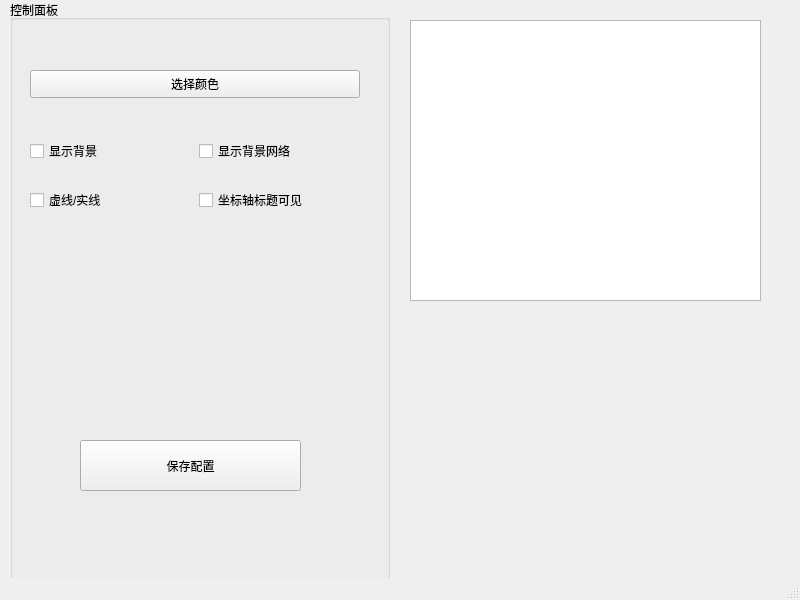
<?xml version="1.0" encoding="UTF-8"?>
<ui version="4.0">
 <class>set</class>
 <widget class="QMainWindow" name="set">
  <property name="geometry">
   <rect>
    <x>0</x>
    <y>0</y>
    <width>800</width>
    <height>600</height>
   </rect>
  </property>
  <property name="minimumSize">
   <size>
    <width>800</width>
    <height>600</height>
   </size>
  </property>
  <property name="maximumSize">
   <size>
    <width>800</width>
    <height>600</height>
   </size>
  </property>
  <property name="windowTitle">
   <string>设置</string>
  </property>
  <property name="windowIcon">
   <iconset theme="QIcon::ThemeIcon::DocumentProperties"/>
  </property>
  <widget class="QWidget" name="centralwidget">
   <widget class="QGroupBox" name="groupBox">
    <property name="geometry">
     <rect>
      <x>10</x>
      <y>0</y>
      <width>380</width>
      <height>600</height>
     </rect>
    </property>
    <property name="title">
     <string>控制面板</string>
    </property>
    <widget class="QPushButton" name="btnBarColor">
     <property name="geometry">
      <rect>
       <x>20</x>
       <y>70</y>
       <width>330</width>
       <height>28</height>
      </rect>
     </property>
     <property name="text">
      <string>选择颜色</string>
     </property>
    </widget>
    <widget class="QWidget" name="layoutWidget">
     <property name="geometry">
      <rect>
       <x>20</x>
       <y>120</y>
       <width>331</width>
       <height>111</height>
      </rect>
     </property>
     <layout class="QGridLayout" name="gridLayout">
      <item row="0" column="0">
       <widget class="QCheckBox" name="chkBoxBackGround">
        <property name="text">
         <string>显示背景</string>
        </property>
       </widget>
      </item>
      <item row="0" column="1">
       <widget class="QCheckBox" name="chkBoxGrid">
        <property name="text">
         <string>显示背景网络</string>
        </property>
       </widget>
      </item>
      <item row="1" column="0">
       <widget class="QCheckBox" name="chkBoxSmooth">
        <property name="text">
         <string>虚线/实线</string>
        </property>
       </widget>
      </item>
      <item row="1" column="1">
       <widget class="QCheckBox" name="chkBoxAxisTitle">
        <property name="text">
         <string>坐标轴标题可见</string>
        </property>
       </widget>
      </item>
     </layout>
    </widget>
    <widget class="QPushButton" name="btnSaveConfig">
     <property name="geometry">
      <rect>
       <x>70</x>
       <y>440</y>
       <width>221</width>
       <height>51</height>
      </rect>
     </property>
     <property name="text">
      <string>保存配置</string>
     </property>
    </widget>
   </widget>
   <widget class="QLabel" name="label">
    <property name="geometry">
     <rect>
      <x>0</x>
      <y>-20</y>
      <width>800</width>
      <height>700</height>
     </rect>
    </property>
    <property name="styleSheet">
     <string notr="true">#label{
	
	background-image: url(:/bak/bk4.png);
	background-position :center;
	background-size:cover;
	background-repeat:no-repeat
}</string>
    </property>
    <property name="text">
     <string/>
    </property>
   </widget>
   <widget class="QGraphicsView" name="graphicsView">
    <property name="geometry">
     <rect>
      <x>410</x>
      <y>20</y>
      <width>351</width>
      <height>281</height>
     </rect>
    </property>
   </widget>
   <zorder>label</zorder>
   <zorder>groupBox</zorder>
   <zorder>graphicsView</zorder>
  </widget>
  <widget class="QMenuBar" name="menubar">
   <property name="geometry">
    <rect>
     <x>0</x>
     <y>0</y>
     <width>800</width>
     <height>24</height>
    </rect>
   </property>
  </widget>
  <widget class="QStatusBar" name="statusbar"/>
 </widget>
 <resources/>
 <connections/>
</ui>
